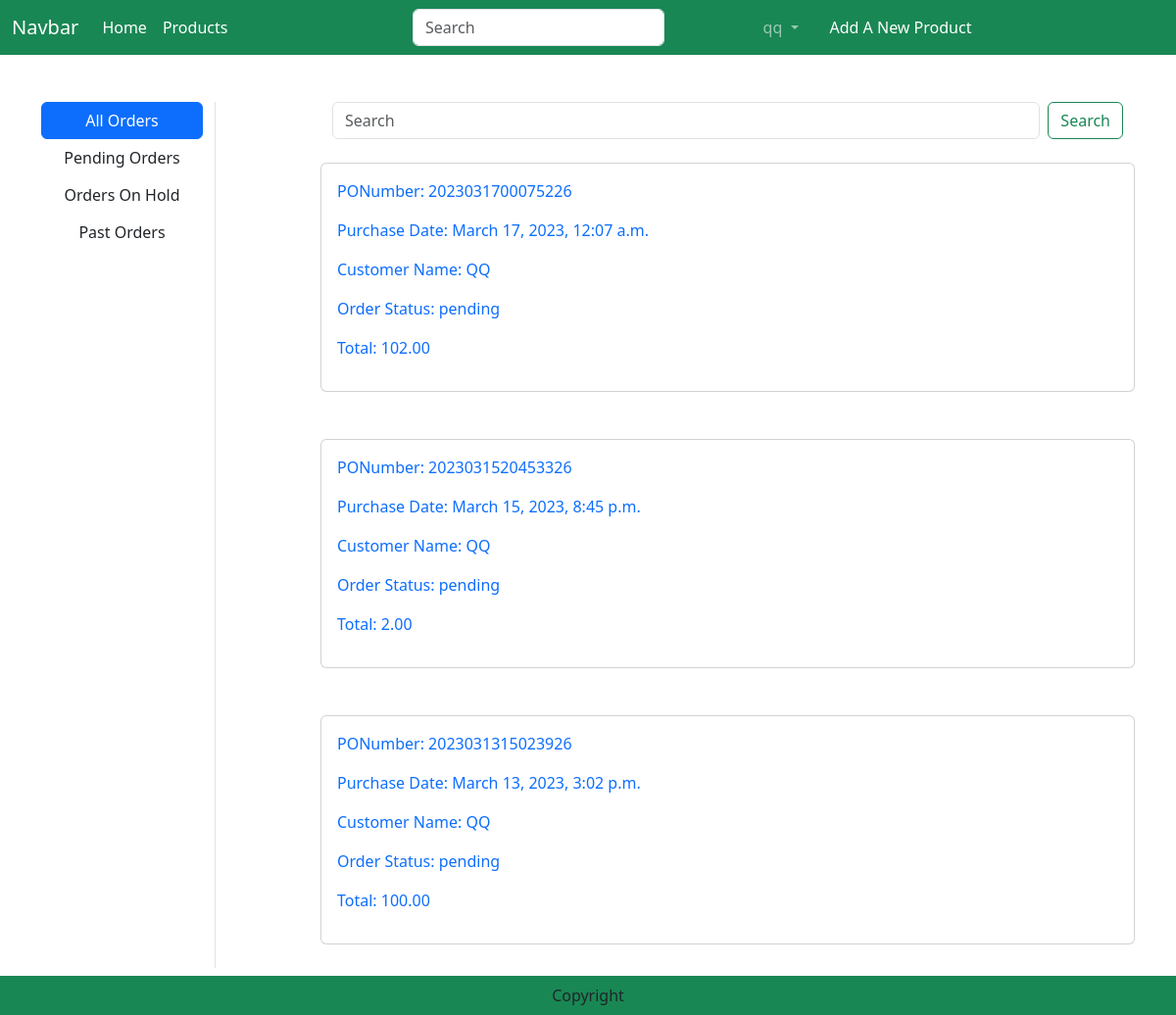
Before: /orders/ (signed in) with the older database file.
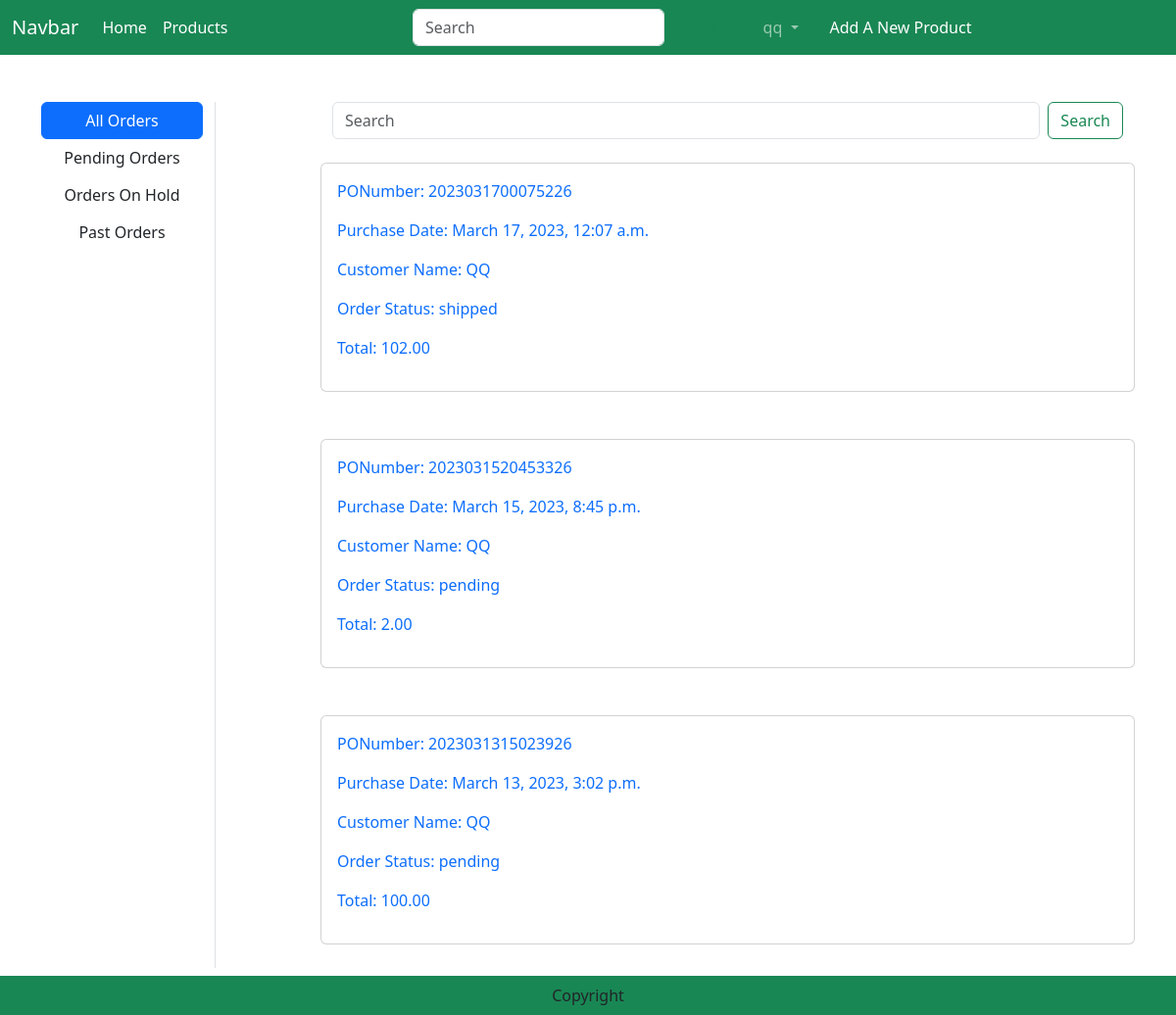
After: the same page with the newer database file.
### order/models.py (models this page shows)
class Order(models.Model):
    PONumber = models.CharField(max_length=30, primary_key=True)
    purchaseDate = models.DateTimeField(default=datetime.now)
    status = models.CharField(default=ORDER_STATUS_CHOICES[0][0], choices=ORDER_STATUS_CHOICES, max_length=20)
    customer = models.ForeignKey('customers.Customer',on_delete=models.CASCADE)
    user = models.ForeignKey(User,on_delete=models.CASCADE)
    shipmentDate = models.DateTimeField(null = True)
    cancelDate = models.DateTimeField(null = True)

### customers/models.py (models this page shows, shortened)
class Customer(models.Model):
    user = models.OneToOneField(User, on_delete=models.CASCADE, null=True, blank=True)
    fullName = models.CharField(max_length=60)
    phoneNum = models.CharField(max_length=11)
    address = models.CharField(max_length=150)

### order/views.py (the view)
# urls.py: path('orders/', views.OrdersView.as_view(), name="orders"),
class OrdersView(View):
    def get(self, request):
        user = request.user
        filter = request.GET.get('filter')
        if filter == 'current':
            orders = Order.objects.filter(Q(user=user) & (Q(status="pending") | Q(status="hold"))).order_by('-purchaseDate')
        elif filter == 'past':
            orders = Order.objects.filter(Q(user=user) & (Q(status="shipped") | Q(status="cancelled"))).order_by('-purchaseDate')
        elif filter == 'pending':
            orders = Order.objects.filter(status="pending").order_by('-purchaseDate')
        elif filter == 'hold':
            orders = Order.objects.filter(status="hold").order_by('-purchaseDate')
        elif filter == 'pastOrders':
            orders = Order.objects.filter(Q(status="shipped") | Q(status="cancelled")).order_by('-purchaseDate')
        elif filter == 'allVendor':
            orders = Order.objects.all().order_by('-purchaseDate')
        else:
            filter == 'all'
            orders = Order.objects.filter(user=user).order_by('-purchaseDate')
        total = []
        for o in orders:
            PONumber = o.PONumber
            order = Order.objects.get(PONumber=PONumber)
            orderitems = OrderItem.objects.filter(order=order)
            sum = 0
            for oi in orderitems:
                sum = sum + oi.price
            total.append(sum)
        orderZip = zip(orders,total)
        context = {
           'orderZip': orderZip,
        }
        return render(request, 'orders.html', context)

### templates/orders.html (shortened to what this page needs)
{% extends 'base.html' %}
{% load static %}
{% block main-content %}
<div class="container my-5">
    <div class="row">
        <div class="col-sm-2 border-end">
            <ul class="list-unstyled">
                {% for group in request.user.groups.all %}
                    {% if group.name == 'Customer' %}
                        <li class="d-grid"><a href="{% url 'order:orders' %}?filter=all" class="btn btn-primary" {% if filter == 'all' %}class="active"{% endif %}>All Orders</a></li>
                        <li class="d-grid"><a href="{% url 'order:orders' %}?filter=current" class="btn" {% if filter == 'current' %}class="active"{% endif %}>Current Purchases</a></li>
                        <li class="d-grid"><a href="{% url 'order:orders' %}?filter=past" class="btn" {% if filter == 'past' %}class="active"{% endif %}>Past Purchases</a></li>
                    {% elif group.name == 'Vendor' %}
                        <li class="d-grid"><a href="{% url 'order:orders' %}?filter=allVendor" class="btn btn-primary" {% if filter == 'allVendor' %}class="active"{% endif %}>All Orders</a></li>
                        <li class="d-grid"><a href="{% url 'order:orders' %}?filter=pending" class="btn" {% if filter == 'pending' %}class="active"{% endif %}>Pending Orders</a></li>
                        <li class="d-grid"><a href="{% url 'order:orders' %}?filter=hold" class="btn" {% if filter == 'hold' %}class="active"{% endif %}>Orders On Hold</a></li>
                        <li class="d-grid"><a href="{% url 'order:orders' %}?filter=pastOrders" class="btn" {% if filter == 'pastOrders' %}class="active"{% endif %}>Past Orders</a></li>
                    {% endif %}
                {% endfor %}
            </ul>
        </div>
        <div class="col-sm-9 offset-sm-1">
            {% if orderZip %}
                <div class="acss">
                    {% for order,total in orderZip %}
                        {% if forloop.first %}
                            <div class="container-fluid " >
                                <form class="d-flex" role="search" action="{% url 'order:searchOrder' %}" method="get">
                                <input class="form-control me-2" type="text" name="search" placeholder="Search" aria-label="Search">
                                <button class="btn btn-outline-success" type="submit">Search</button>
                                </form>
                            </div>
                            <br>
                        {% else %}
                            <br>
                        {% endif %}
                        <div class="card">
                            <div class="card-body">
                                <a href="{% url 'order:order_detail' order.PONumber  %}" >
                                    <div class="col-sm-7">
                                        <p>PONumber: {{order.PONumber}}</p>
                                        <p>Purchase Date: {{order.purchaseDate}}</p>
                                        {% for group in request.user.groups.all %}
                                            {% if group.name == 'Vendor' %}
                                                <p>Customer Name: {{order.customer.fullName}}</p>
                                            {% endif %}
                                        {% endfor %}
                                    </div>
                                    <div class="col-sm">
                                        <p>Order Status: {{order.status}}</p>
                                        <p>Total: {{total}}</p>
                                    </div>
                                </a>
                            </div>
                        </div>
                        <br>
                    {% endfor %}
                </div>
            {% else %}
                <h1 class="text-center mb-5">Orders are empty.</h1>
            {% endif %}
        </div>
    </div>
</div>
{% endblock main-content %}

Changed rows visible on the page:
changed Order id 2023031700075226: status "pending" → "shipped"
